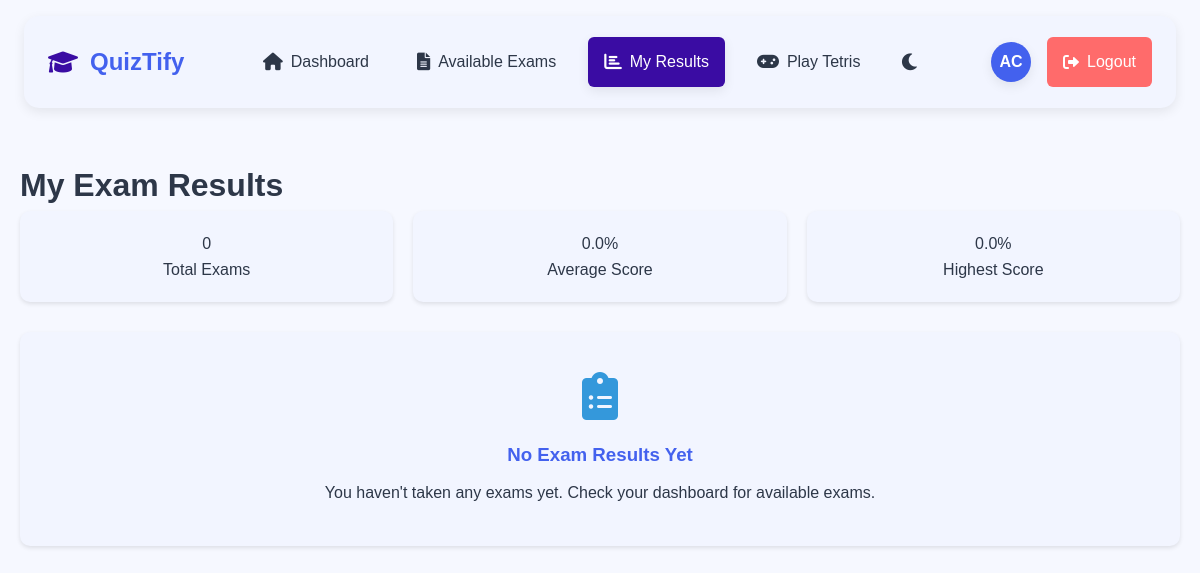
/student/my-results.php (signed in), run on an earlier commit of the app's database.
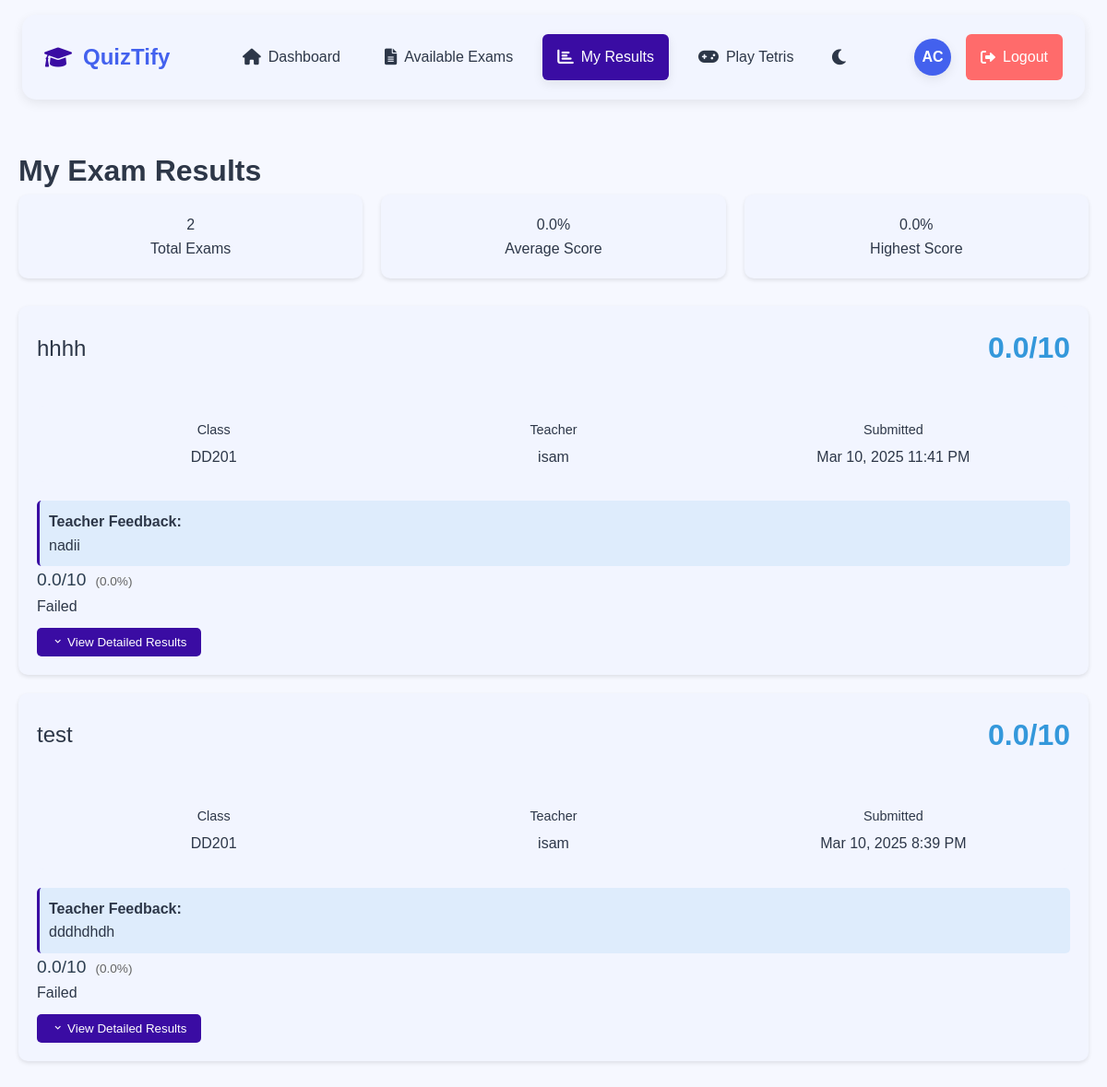
And on a later commit of the database.
### tables this page shows
CREATE TABLE `exam_attempts` (
  `id` int(11) NOT NULL,
  `exam_id` int(11) NOT NULL,
  `student_id` int(11) NOT NULL,
  `start_time` datetime NOT NULL,
  `end_time` datetime DEFAULT NULL,
  `is_completed` tinyint(1) DEFAULT 0,
  `score` decimal(5,2) DEFAULT NULL,
  `graded_by` int(11) DEFAULT NULL,
  `created_at` timestamp NOT NULL DEFAULT current_timestamp(),
  `published` tinyint(1) NOT NULL DEFAULT 0,
  `teacher_feedback` text DEFAULT NULL,
  `graded_at` timestamp NULL DEFAULT NULL,
  `violations` int(11) DEFAULT 0
);

CREATE TABLE `exams` (
  `id` int(11) NOT NULL,
  `title` varchar(255) NOT NULL,
  `description` text DEFAULT NULL,
  `is_published` tinyint(1) NOT NULL DEFAULT 0,
  `start_date` datetime NOT NULL,
  `end_date` datetime NOT NULL,
  `created_by` int(11) NOT NULL,
  `created_at` timestamp NOT NULL DEFAULT current_timestamp(),
  `total_points` enum('10','20','40','100') NOT NULL DEFAULT '10',
  `attempts_allowed` int(11) NOT NULL DEFAULT 1,
  `passing_score` int(11) NOT NULL DEFAULT 60,
  `has_timer` tinyint(1) DEFAULT 0,
  `duration_minutes` int(11) DEFAULT NULL
);

CREATE TABLE `users` (
  `id` int(11) NOT NULL,
  `username` varchar(50) NOT NULL,
  `password` varchar(255) NOT NULL,
  `email` varchar(100) NOT NULL,
  `role` enum('admin','teacher','student') NOT NULL DEFAULT 'student',
  `department` varchar(100) DEFAULT NULL,
  `status` enum('active','inactive') NOT NULL DEFAULT 'active',
  `full_name` varchar(100) NOT NULL,
  `created_at` timestamp NOT NULL DEFAULT current_timestamp(),
  `last_login` timestamp NULL DEFAULT NULL,
  `classroom_id` int(11) DEFAULT NULL,
  `is_approved` tinyint(1) DEFAULT 0
);

### student/my-results.php (the view, shortened to what the changed rows need)
<?php
try {
    $conn = getDBConnection();
    $student_id = $_SESSION['user_id'];
    function calculatePoints($percentage, $total_points) {
        return ($percentage / 100) * $total_points;
    }
    $stmt = $conn->prepare("
        SELECT
            ea.id as attempt_id,
            ea.score,
            ea.start_time,
            ea.end_time,
            ea.published,
            ea.teacher_feedback,
            e.title as exam_title,
            e.total_points,
            e.passing_score,
            u.full_name as teacher_name,
            c.name as classroom_name,
            c.department,
            GROUP_CONCAT(
                CONCAT(
                    q.question_text, '::',
                    COALESCE(sa.answer_text, ''), '::',
                    COALESCE(sa.points_earned, 0), '::',
                    q.points, '::',
                    COALESCE(sa.teacher_comment, ''), '::',
                    q.question_type, '::',
                    COALESCE(mo.option_text, '')
                )
                SEPARATOR '|||'
            ) as answers
        FROM exam_attempts ea
        JOIN exams e ON ea.exam_id = e.id
        JOIN users u ON e.created_by = u.id
        JOIN exam_classrooms ec ON e.id = ec.exam_id
        JOIN classrooms c ON ec.classroom_id = c.id
        LEFT JOIN student_answers sa ON ea.id = sa.attempt_id
        LEFT JOIN questions q ON sa.question_id = q.id
        LEFT JOIN mcq_options mo ON sa.selected_option_id = mo.id
        WHERE ea.student_id = ? AND ea.is_completed = 1
        GROUP BY ea.id
        ORDER BY ea.end_time DESC
    ");
    $stmt->execute([$student_id]);
    $attempts = $stmt->fetchAll(PDO::FETCH_ASSOC);
    $total_exams = count($attempts);
} catch (Exception $e) {
    error_log("Error in my-results.php: " . $e->getMessage());
    setFlashMessage('error', 'An error occurred while loading your results.');
    $attempts = [];
    $total_exams = 0;
    $average_score = 0;
    $highest_score = 0;
}
?>
<!DOCTYPE html>
<html lang="en">
<head>
    <link href='https://unpkg.com/boxicons@2.1.4/css/boxicons.min.css' rel='stylesheet'>
    <link rel="stylesheet" href="https://cdnjs.cloudflare.com/ajax/libs/font-awesome/6.0.0/css/all.min.css">
</head>
<body>
    <?php include '../includes/student-nav.php'; ?>
    <div class="container">
        <h1 class="page-title">My Exam Results</h1>
        <div class="stats-grid">
            <div class="stat-card">
                <div class="stat-value"><?php echo $total_exams; ?></div>
                <div class="stat-label">Total Exams</div>
            </div>
        </div>
        <?php if (empty($attempts)): ?>
            <div class="no-results">
                <i class="fas fa-clipboard-list"></i>
                <h3>No Exam Results Yet</h3>
                <p>You haven't taken any exams yet. Check your dashboard for available exams.</p>
            </div>
        <?php else: ?>
            <?php foreach ($attempts as $attempt): ?>
                <div class="result-card">
                    <div class="exam-header">
                        <div class="exam-title"><?php echo htmlspecialchars($attempt['exam_title']); ?></div>
                        <div class="exam-score"><?php echo number_format(calculatePoints($attempt['score'], $attempt['total_points']), 1); ?>/<?php echo $attempt['total_points']; ?></div>
                    </div>
                    <div class="exam-meta">
                        <div class="meta-item">
                            <div class="meta-label">Class</div>
                            <div class="meta-value"><?php echo htmlspecialchars($attempt['classroom_name']); ?></div>
                        </div>
                        <div class="meta-item">
                            <div class="meta-label">Teacher</div>
                            <div class="meta-value"><?php echo htmlspecialchars($attempt['teacher_name']); ?></div>
                        </div>
                        <div class="meta-item">
                            <div class="meta-label">Submitted</div>
                            <div class="meta-value"><?php echo date('M j, Y g:i A', strtotime($attempt['end_time'])); ?></div>
                        </div>
                    </div>
                    <?php if ($attempt['teacher_feedback']): ?>
                        <div class="teacher-feedback">
                            <strong>Teacher Feedback:</strong>
                            <p><?php echo nl2br(htmlspecialchars($attempt['teacher_feedback'])); ?></p>
                        </div>
                    <?php endif; ?>
                    <?php if ($attempt['published']): ?>
                        <div class="score-section">
                            <div class="score-display">
                                <span class="score-value">
                                    <?php echo number_format(calculatePoints($attempt['score'], $attempt['total_points']), 1); ?>/<?php echo $attempt['total_points']; ?>
                                </span>
                                <small class="percentage">(<?php echo number_format($attempt['score'], 1); ?>%)</small>
                            </div>
                            <div class="pass-status <?php echo $attempt['score'] >= $attempt['passing_score'] ? 'passed' : 'failed'; ?>">
                                <?php echo $attempt['score'] >= $attempt['passing_score'] ? 'Passed' : 'Failed'; ?>
                            </div>
                        </div>
                        <button class="toggle-answers" onclick="toggleAnswers(<?php echo $attempt['attempt_id']; ?>)">
                            <i class='bx bx-chevron-down'></i> View Detailed Results
                        </button>
                    <?php endif; ?>
                </div>
            <?php endforeach; ?>
        <?php endif; ?>
    </div>
</body>
</html>

What changed in the data, as far as the page shows it:
added exam_attempts: exam.title "hhhh", score.total_points "0.0", exam.total_points "10", classroom_name "DD201", users.full_name "isam", end_time "Mar 10, 2025 11:41 PM", teacher_feedback "nadii", score "0.0", shows "Failed"
added exam_attempts: exam.title "test", score.total_points "0.0", exam.total_points "10", classroom_name "DD201", users.full_name "isam", end_time "Mar 10, 2025 8:39 PM", teacher_feedback "dddhdhdh", score "0.0", shows "Failed"
Also different on the page:
$total_exams: "0" → "2"
text no longer shown: "No Exam Results Yet You haven't taken any exams yet. Check your dashboard for available exams."
